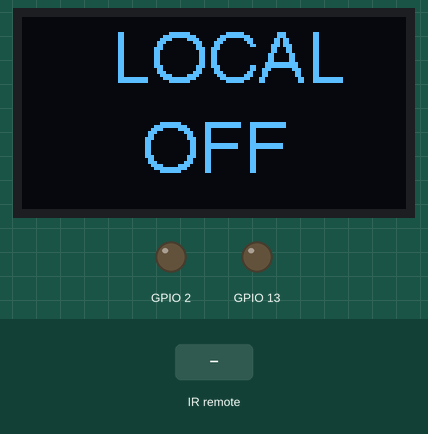
This sketch was run on a simulated ESP8266 (NodeMCU). Shown: 128×64 one-colour display, output pins drawn as LEDs (lit = HIGH). Inputs (shaded band) come from the test bench. What the sketch prints to the serial monitor is not drawn.

Above: at 1.2 s.
1.3 s: infrared code 0xFF18E7 received
At 1.7 s:
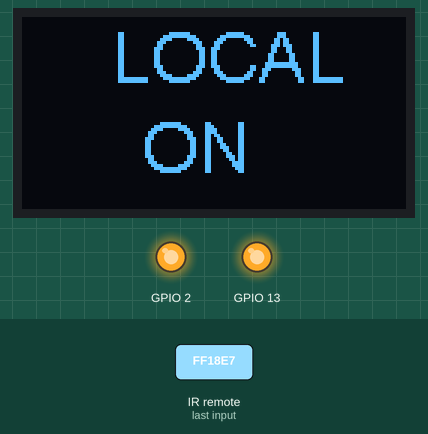
2.8 s: infrared code 0xFF4AB5 received
At 3.4 s:
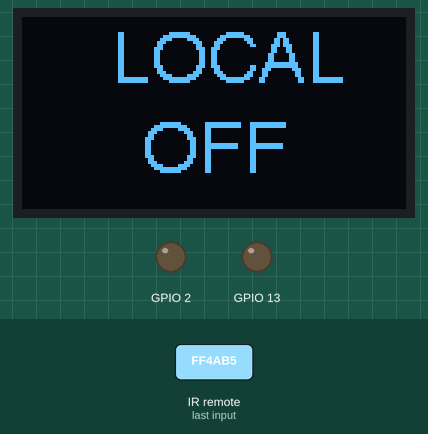
4.3 s: infrared code 0xFF629D received
At 5.2 s:
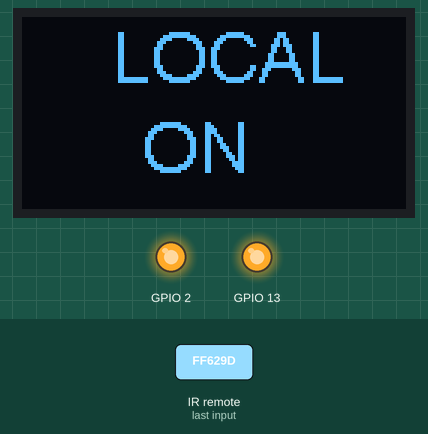
5.8 s: infrared code 0xFFA857 received
At 6.9 s:
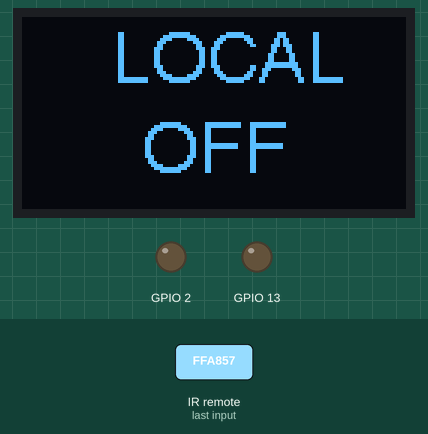
Timing chart, 0 to 8.3 s (numbered marks = the images above; inputs shaded):
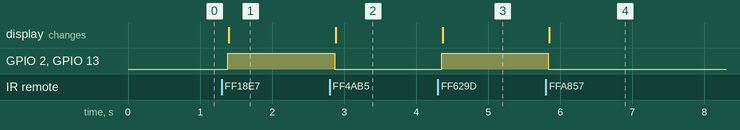

Measured:
- after the input at 1.3 s, GPIO 2, GPIO 13: LOW → HIGH after 0.08 s; the display: changes after 0.10 s (image 1)
- after the input at 2.8 s, GPIO 2, GPIO 13: HIGH → LOW after 0.07 s; the display: changes after 0.08 s (image 2)
- after the input at 4.3 s, GPIO 2, GPIO 13: LOW → HIGH after 0.05 s; the display: changes after 0.07 s (image 3)
- after the input at 5.8 s, GPIO 2, GPIO 13: HIGH → LOW at once; the display: changes after 0.05 s (image 4)

The sketch:

GISMO6_IRRemote_OLED_01.ino
```cpp
// (licence header left out)
#include <Arduino.h>
#include <IRremoteESP8266.h>
#include <IRrecv.h>
#include <IRutils.h>
#include "SSD1306.h"

SSD1306 display(0x3c,21,22);
// An IR detector/demodulator is connected to GPIO pin 16(D5 on a NodeMCU
// board).
// Note: GPIO 16 won't work on the ESP8266 as it does not have interrupts.
const uint16_t kRecvPin = 4;

IRrecv irrecv(kRecvPin);

decode_results results;

void OLEDInit();
void OLEDUpdate();

bool controlMode=0;
bool controlStatus=0;
String modeDisplay="LOCAL";
String statusDisplay="OFF";

void setup() {
  pinMode(2,OUTPUT);
  pinMode(13,OUTPUT);
  Serial.begin(115200);
  irrecv.enableIRIn();  // Start the receiver
  while (!Serial)  // Wait for the serial connection to be establised.
    delay(50);
  Serial.println();
  Serial.print("IRrecvDemo is now running and waiting for IR message on Pin ");
  Serial.println(kRecvPin);

  OLEDInit();
}

void loop() {
  if (irrecv.decode(&results)) {
    // print() & println() can't handle printing long longs. (uint64_t)
    long btnValue = results.value;
    serialPrintUint64(btnValue);
    Serial.println("");
    switch(btnValue){
      case 16718055:
      case 16736925:
      case 16712445:
      case 33472575:
      Serial.println("Up arrow");
      if(controlMode == 0){
      digitalWrite(2,HIGH);
      digitalWrite(13,HIGH);
      controlStatus = 1;
      statusDisplay = "ON";}
      break;
      case 16730805:
      case 16754775:
      case 16720605:
      case 33439935:
      Serial.println("Down arrow");
      if(controlMode == 0){
      digitalWrite(2,LOW);
      digitalWrite(13,LOW);
      controlStatus = 0;
      statusDisplay = "OFF";}
      break;
      case 16738455:
      case 16728765:
      case 16753245:
      case 33423615:
      Serial.println("Local Control");
      controlMode = 0;
      modeDisplay = "LOCAL";
      break;
      case 16756815:
      case 16732845:
      case 16769565:
      case 33462375:
      Serial.println("Cloud Control");
      controlMode = 1;
      modeDisplay = "CLOUD";
      statusDisplay = "OFF";
      digitalWrite(13,LOW);
      break;
      default:
      Serial.println("Not a valid key");
      break;
    }
    irrecv.resume();  // Receive the next value

  }
  OLEDUpdate();
  delay(100);
}
void OLEDInit(){
  display.init();
  display.setFont(ArialMT_Plain_24);
}

void OLEDUpdate(){
  display.clear();
  display.drawString(30,0,modeDisplay);
  display.drawString(40,30,statusDisplay);
  display.display();
}
```
